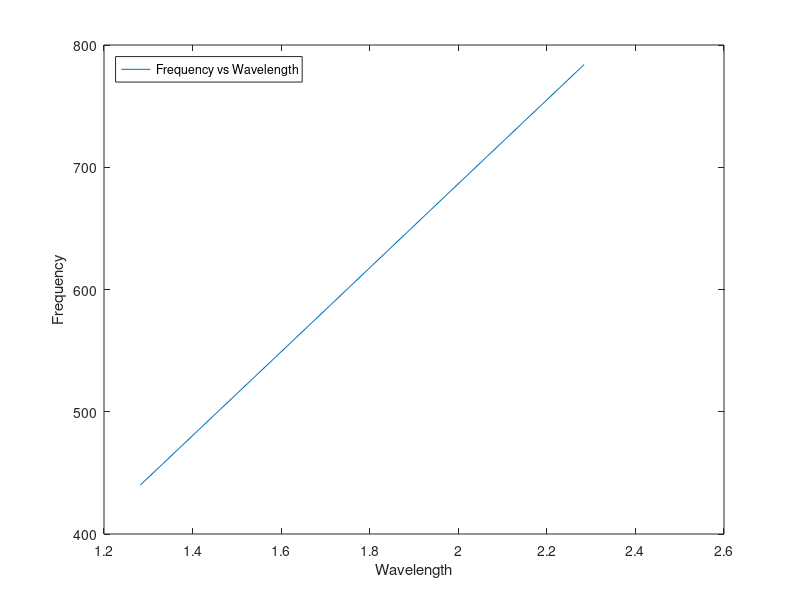

The MATLAB script that drew this image:
frequency = [440.0,493.9,523.2,587.3,659.3,698.5,784.0];

wavelength = [0.7800,0.6949,0.6559,0.5843,0.5206,0.4914,0.4378];

reciprocal = []
for i=1:length(wavelength)
    reciprocal = [reciprocal,1/wavelength(i)]
    
end
plot(reciprocal,frequency);
xlabel('Wavelength')
ylabel('Frequency')
legend({'Frequency vs Wavelength'},'Location','northwest')


